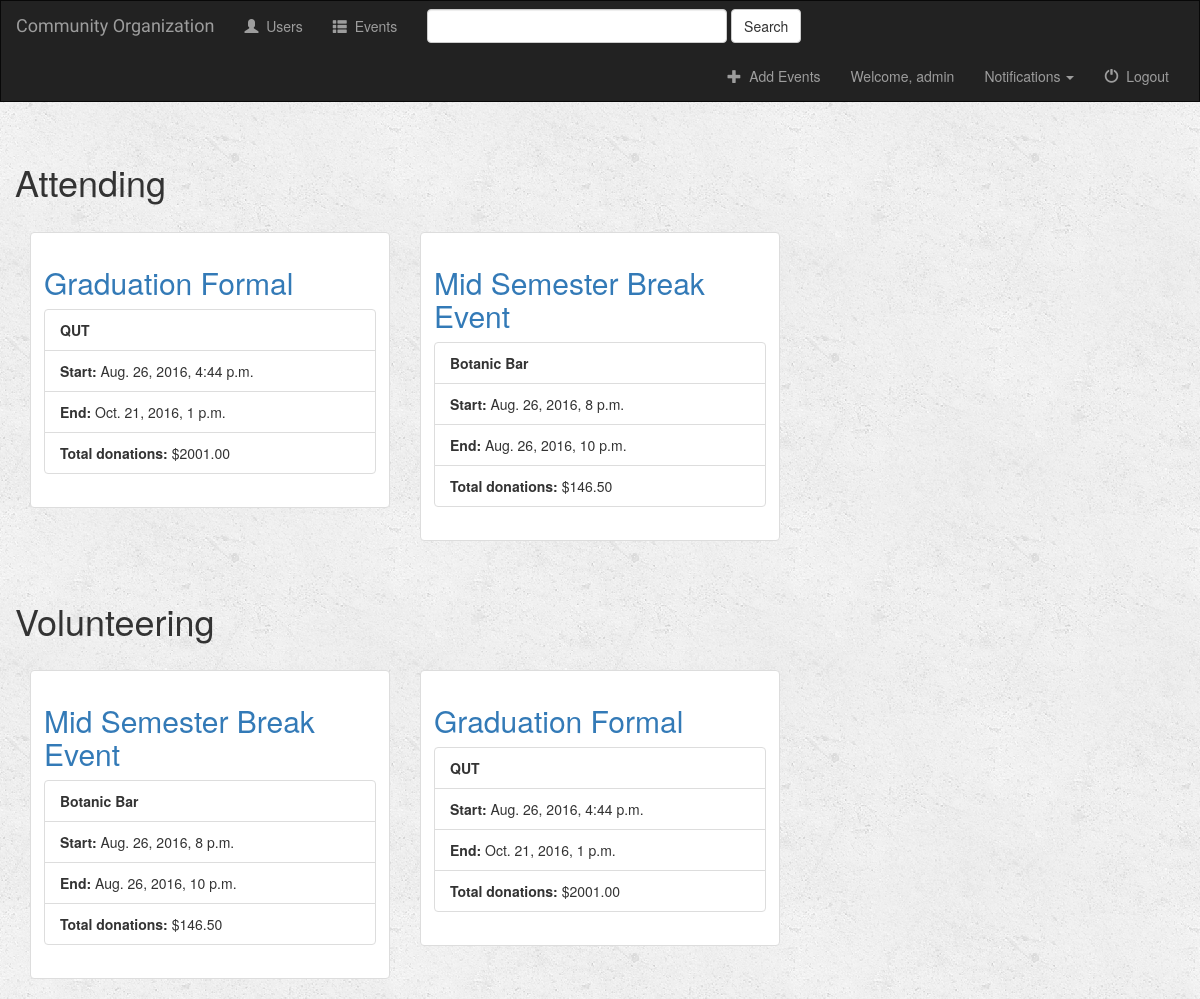
/users/ (signed in), run on the app's committed database.
### events/models.py (models this page shows, shortened)
class Event(models.Model):
    event_name = models.CharField(max_length=100)
    event_location = models.CharField(max_length=500)
    event_cost = models.DecimalField(max_digits=7, decimal_places=2, default=0.0)
    start_date = models.DateTimeField('start date')
    end_date = models.DateTimeField('end date')

### users/views.py (the view)
def user_view(request):
    if not request.user.is_authenticated:
        return redirect('/users/login')
    else:
        data = UserData.objects.get(user=request.user)
        attending_list = Event.objects.filter(userattending__user=data)
        attending_donation_list = event_donation_list(attending_list)
        attending_data = zip(attending_list, attending_donation_list)
        volunteering_list = Event.objects.filter(userdata__user=request.user)
        volunteering_donation_list = event_donation_list(volunteering_list)
        volunteering_data = zip(volunteering_list, volunteering_donation_list)
        context = {
            'attending_data': attending_data,
            'volunteering_data': volunteering_data,
            'user': request.user,
        }
        return render(request, 'users/users.html', context)

### events/utils.py (called while the page is built)
def event_donation_total(event):
	donations = 0
	for event_donation in UserDonation.objects.filter(event=event):
		donations += event_donation.donation
	return donations

def event_donation_list(event_list):
	donations_list = [];
	for event in event_list:
		donations_list.append(event_donation_total(event))
	return donations_list

### users/templates/users/users.html (shortened to what this page needs)
{% extends 'events/base.html' %}
{% load bootstrap3 %}
{% block body %}
	<div class="container-fluid">
		<h1 class="page-header">Attending</h1>
		{% with data_list=attending_data %}
	    {% include "events/_event_data.html" %}
		{% endwith %}
	</div>
	<div class="container-fluid">
		<h1 class="page-header">Volunteering</h1>
		{% with data_list=volunteering_data %}
	    {% include "events/_event_data.html" %}
		{% endwith %}
	</div>
{% endblock %}

### events/templates/events/base.html (shortened to what this page needs)
{% load notifications_tags %}
<!DOCTYPE html>
<html lang="en">
<head>
    {% load staticfiles %}
    <link rel="stylesheet" href="https://maxcdn.bootstrapcdn.com/bootstrap/3.3.7/css/bootstrap.min.css">
    <link rel="stylesheet" type="text/css" href="{% static 'style.css' %}"/>
    <link rel="stylesheet" type="text/css" href="{% static 'custom_style.css' %}"/>
</head>
<body>
<nav class="navbar navbar-inverse">
    <div class="container-fluid">
        <div class="navbar-header">
            <a class="navbar-brand" href="{% url 'event_list_view' %}">Community Organization</a>
        </div>
        <div class="collapse navbar-collapse" id="topNavBar">
            <ul class="nav navbar-nav">
                <li class="{% block user_active %}{% endblock %}"><a href="{% url 'user_view' %}"><span class="glyphicon glyphicon-user" aria-hidden="true"></span>&nbsp; Users</a></li>
                <li class="{% block event_list %}{% endblock %}"><a href="{% url 'event_list_view' %}"><span class="glyphicon glyphicon-th-list" aria-hidden="true"></span>&nbsp; Events</a></li>
            </ul>
            <form class="navbar-form navbar-left" role="search" method="get" action="{% url 'event_list_view' %}">
                <div class="form-group">
                    <input type="text" class="form-control" name="q" value="{{ request.GET.q }}">
                </div>
                <button type="submit" class="btn btn-default">Search</button>
            </form>
            <ul class="nav navbar-nav navbar-right">
                {% if user.is_superuser %}
                <li>
                    <a href="{% url 'admin:index' %}">
                        <span class="glyphicon glyphicon-plus" aria-hidden="true"></span>&nbsp; Add Events
                    </a>
                </li>
                {% endif %}
                {% if user.is_authenticated %}
                    <li>
                        <a href="#">
                            Welcome, {{ user.username }}
                        </a>
                    </li>
                    <li>
                        <a href="#" class="dropdown-toggle" type="button" data-toggle="dropdown">
                            {% notifications_unread %} Notifications
                            <span class="caret"></span>
                        </a>
                    </li>
                    <li>
                        <a href="{% url 'user_logout_view' %}">
                            <span class="glyphicon glyphicon-off" aria-hidden="true"></span>&nbsp; Logout
                        </a>
                    </li>
                {% else %}
                <li class="{% block user_login_active %}{% endblock %}">
                    <a href="{% url 'user_login_view' %}">
                        <span class="glyphicon glyphicon-log-in" aria-hidden="true"></span>&nbsp; User Login
                    </a>
                </li>
                {% endif %}
            </ul>
        </div>
    </div>
</nav>
{% block body %}
{% endblock %}
</body>
</html>

### events/templates/events/_event_data.html
{% if data_list %}
    {% for event, donation in data_list %}
        <div class="col-sm-4 col-lg-4">
            <div class="thumbnail">
                <div class="caption">
                    <h2 class="form-signin-heading"><a href="{% url 'event_view' event.id %}">{{ event.event_name }}</a></h2>
                    <ul class="list-group">
                        <li class="list-group-item"><b>{{ event.event_location }}</b></li>
                        <li class="list-group-item"><b>Start:</b> {{ event.start_date }}</li>
                        <li class="list-group-item"><b>End:</b> {{ event.end_date }}</li>
                        <li class="list-group-item"><b>Total donations:</b> ${{ donation }}</li>
                    </ul>
                </div>
            </div>
        </div>
    {% endfor %}
{% else %}
    <p>No Events.</p>
{% endif %}

### events/static/style.css (style rules this page uses)
body { background: white url("images/background.png"); }
.navbar { border-radius: 0; }
.navbar-brand { font-family: 'Satisfy', cursive; }

### events/static/custom_style.css (style rules this page uses)
* { margin: 0; padding: 0; }
.form-group > .form-control { width: 25vw; max-width: 480px; }
.col-sm-4 { min-width: 300px; max-width: 420px; }

### data on the page
Event: event_name "Graduation Formal", event_location "QUT", start_date "Aug. 26, 2016, 4:44 p.m.", end_date "Oct. 21, 2016, 1 p.m.", donation "2001.00"
Event: event_name "Mid Semester Break Event", event_location "Botanic Bar", start_date "Aug. 26, 2016, 8 p.m.", end_date "Aug. 26, 2016, 10 p.m.", donation "146.50"

### other printed values
{{ user.username }} "admin"
